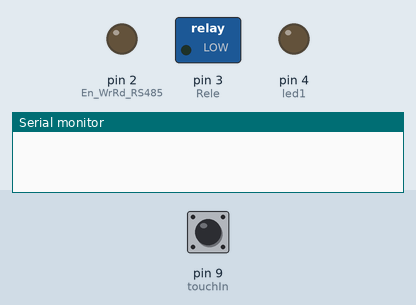
Bench run of a sketch on a simulated Arduino Uno, built with avr-gcc and run on an emulated ATmega328P. On the bench: switched loads named in the sketch (green lamp = pin HIGH), output pins drawn as LEDs (lit = HIGH), the last lines printed to the serial monitor. Dashed ring = blinking. The test bench sets the inputs (shaded band); at power-on: pin 9 (touchIn) LOW.

Above: at 1.2 s.
1.3 s: pin 9 (touchIn) pulled HIGH for 1 s
At 1.7 s:
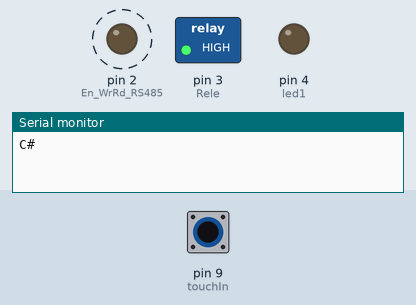
3.8 s: pin 9 (touchIn) pulled HIGH for 0.15 s
At 4.4 s:
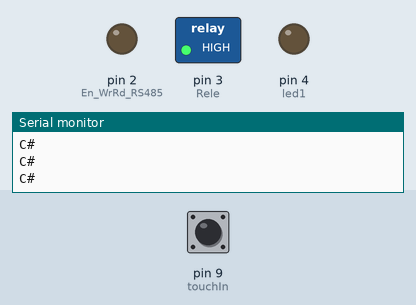
5.4 s: pin 9 (touchIn) pulled HIGH for 3.2 s
At 6.5 s:
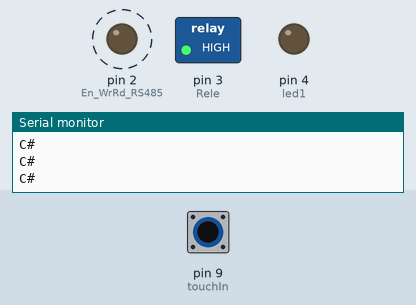
Timing chart, 0 to 10.0 s (numbered marks = the images above; inputs shaded):
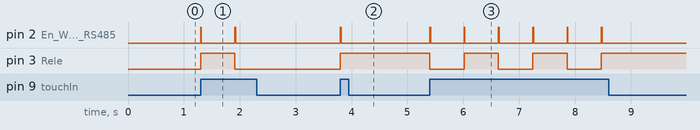

Measured:
- after the input at 1.3 s, pin 2 (En_WrRd_RS485): alternates HIGH for 0.01 s and LOW for 0.60 s, 4 changes in all, then stays LOW, starting at once; pin 3 (Rele): LOW → HIGH at once, → LOW 0.61 s later
- after the input at 3.8 s, pin 2 (En_WrRd_RS485): LOW → HIGH at once, → LOW 0.01 s later; pin 3 (Rele): LOW → HIGH at once
- after the input at 5.4 s, pin 2 (En_WrRd_RS485): alternates HIGH for 0.01 s and LOW for 0.60 s, 12 changes in all, then stays LOW, starting at once; pin 3 (Rele): alternates HIGH for 0.61 s and LOW for 0.61 s, 6 changes in all, then stays HIGH, starting at once

The sketch:

esclavo_touch_conmutacion_secundario.ino
```cpp
/*
TODO

[x] Remove blink funct
[x] Remove t variable

*/


const int En_WrRd_RS485 = 2;
const int Rele    = 3;
const int led1    = 4;
const int touchIn = 9;

String    id    = "C";// UPCASE
String    inputString;

boolean    touchState;

// Set up
void setup(){
  // Serial init
  Serial.begin(9600);

  // Pin setup
  pinMode(En_WrRd_RS485, OUTPUT);
  pinMode(Rele, OUTPUT);
  pinMode(led1, OUTPUT);
  pinMode(touchIn, INPUT);

  // Pin init
  digitalWrite(En_WrRd_RS485, LOW);
  digitalWrite(Rele, LOW);
  digitalWrite(led1, LOW);

  // touchState
  touchState = false;
}

//loop
void loop(){
  touchEvent();
}


void touchEvent(){
    if(digitalRead(touchIn)){
      touchState = !(touchState);
      digitalWrite(Rele,touchState);
      send();
      delay(600);
    }
  }
void send(){
  digitalWrite(En_WrRd_RS485, HIGH);
  /* digitalWrite(led1,HIGH); */
  delay(10);
  Serial.println( id + "#");
  Serial.flush();
  /* digitalWrite(led1,LOW); */
  digitalWrite(En_WrRd_RS485, LOW);
}
```
